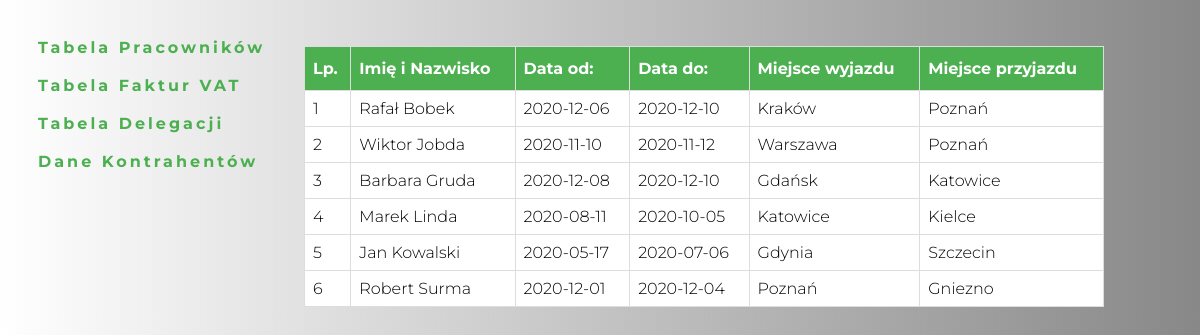
The app's page /delegations-table.php with its own data.
### tables this page shows
CREATE TABLE `delegacje` (
  `Lp.` int(11) NOT NULL,
  `imie i nazwisko` text NOT NULL,
  `data od:` date NOT NULL,
  `data do:` date NOT NULL,
  `miejsce wyjazdu` text NOT NULL,
  `miejsce przyjazdu` text NOT NULL
);

### delegations-table.php (the view, shortened to what this page needs)
<?php require_once "partials/header.php" ?>
	<div id="right">
		<table width="800" id="delegations">
		<tr>
			<th>Lp.</th>
			<th>Imię i Nazwisko</th>
			<th>Data od:</th>
			<th>Data do:</th>
			<th>Miejsce wyjazdu</th>
			<th>Miejsce przyjazdu</th>
		</tr>
		<?php
		require_once "functions/connect.php";
		$connection = new mysqli($host, $db_user, $db_password, $db_name);
		$query = mysqli_query($connection,"SELECT * FROM delegacje");
		while($row = mysqli_fetch_array($query))
		{
			echo '<tr class="tr">';
			echo "<td>".$row['Lp.']. "</td><td>". $row['imie i nazwisko']. "</td><td>". $row['data od:']. "</td><td>".$row['data do:']."</td><td>".$row['miejsce wyjazdu']."</td><td>".$row['miejsce przyjazdu']."</td>";
			echo "</tr>";
		}
		?>
		<br/><br/>
	</div>
</div>
</body>
</html>

### partials/header.php (shortened to what this page needs)
<!DOCTYPE HTML>
<html lang="pl">
<head>
	<link href="style.css" rel="stylesheet" />
</head>
<body>
	<div id="container">
	<div id="left">
		<div id="menu">
			<a href="employees-table.php">Tabela Pracowników</a><br/><br/>
			<a href="VAT-factures-table.php">Tabela Faktur VAT
			</a><br/><br/>
			<a href="delegations-table.php">Tabela Delegacji</a><br/><br/>
			<a href="contractors-data.php">Dane Kontrahentów
			</a>
		</div>
	</div>

### style.css (style rules this page uses)
body { font-family: 'Montserrat', sans-serif; background: linear-gradient(to left, #888, transparent); font-weight: 300; }
a, a:visited { color: #4CAF50; text-decoration: none; letter-spacing: 3px; }
#container { display: flex; }
#left { flex-basis: 25%; }
#right { flex-basis: 75%; }
#menu { padding: 30px; font-weight: 700; }
#delegations { border-collapse: collapse; background-color: #fff; }
#delegations td, #delegations th { border: 1px solid #ddd; padding: 8px; }
#delegations th { padding-top: 12px; padding-bottom: 12px; text-align: left; background-color: #4CAF50; color: white; }

### records on screen
delegacje: value "1", imie i nazwisko "Rafał Bobek", value "2020-12-06", value "2020-12-10", miejsce wyjazdu "Kraków", miejsce przyjazdu "Poznań"
delegacje: value "2", imie i nazwisko "Wiktor Jobda", value "2020-11-10", value "2020-11-12", miejsce wyjazdu "Warszawa", miejsce przyjazdu "Poznań"
delegacje: value "3", imie i nazwisko "Barbara Gruda", value "2020-12-08", value "2020-12-10", miejsce wyjazdu "Gdańsk", miejsce przyjazdu "Katowice"
delegacje: value "4", imie i nazwisko "Marek Linda", value "2020-08-11", value "2020-10-05", miejsce wyjazdu "Katowice", miejsce przyjazdu "Kielce"
delegacje: value "5", imie i nazwisko "Jan Kowalski", value "2020-05-17", value "2020-07-06", miejsce wyjazdu "Gdynia", miejsce przyjazdu "Szczecin"
delegacje: value "6", imie i nazwisko "Robert Surma", value "2020-12-01", value "2020-12-04", miejsce wyjazdu "Poznań", miejsce przyjazdu "Gniezno"
